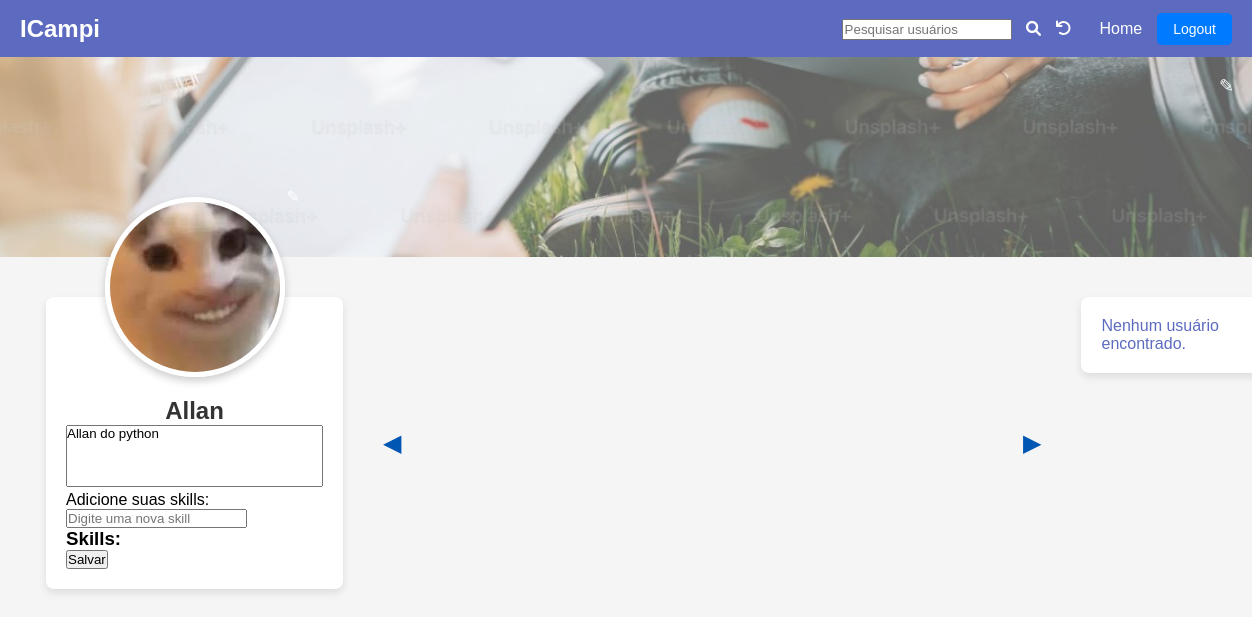
Screenshot of /profile/profile/Allan/ (signed in) with the database file from the repository.
### feed/models.py (models this page shows, shortened)
class Profile(models.Model):
    ROLE_CHOICES = (
        ('student', 'Student'),
        ('teacher', 'Teacher'),
    )
    user = models.OneToOneField(User, on_delete=models.CASCADE)
    role = models.CharField(max_length=7, choices=ROLE_CHOICES, default='student')
    matricula = models.CharField(max_length=9, validators=[MinLengthValidator(9)], unique=False)
    summary = models.TextField(max_length=500, help_text="Descreva seus conhecimentos aqui")
    profile_image = models.ImageField(upload_to='profile_images/', blank=True, null=True)
    profile_background_image = models.ImageField(upload_to='profile_backgrounds/', null=True, blank=True)
    hard_skills = models.ManyToManyField(Skill, blank=True)

### user_account/views.py (the view, shortened to what this page needs)
# urls.py: path('profile/', profile_view, name='profile'),  # Ação para a função view
@login_required
def profile(request, username):
    profile = get_object_or_404(Profile, user__username=username)
    return render(request, 'account/profile.html', {'profile': profile})

### user_account/templates/account/profile.html (shortened to what this page needs)
<!DOCTYPE html>
<html lang="en">
<head>
    {% load static %}
    <link rel="stylesheet" href="{% static 'css/style.css' %}">
    <link rel="stylesheet" href="{% static 'css/profile.css' %}">
    <link rel="stylesheet" href="https://cdnjs.cloudflare.com/ajax/libs/font-awesome/6.0.0-beta3/css/all.min.css" />
</head>
<body>
    <header>
        <h1>ICampi</h1>
        <nav>
            <div class="search-container">
                <form method="get" action=".">
                    <input type="text" name="q" value="{{ query }}" placeholder="Pesquisar usuários">
                    <button type="submit"style="background: none; border: none; cursor: pointer;"><i class="fas fa-search "></i></button>
                    <a href="{% url 'profile' %}" class="clear-search-btn">
                        <i class="fa fa-undo" aria-hidden="true"></i>
                    </a>
                </form>
            </div>
            <a href="{% url 'home' %}">Home</a>
            <form class="logout-form" action="{% url 'logout' %}" method="post">
                <button type="submit">Logout</button>
            </form>
        </nav>
    </header>
</body>
<div class="header-image">
    {% if profile.profile_background_image %}
        <img src="{{ profile.profile_background_image.url }}" alt="Foto de fundo">
    {% else %}
        <img src="/static/images/Imagem_Fundo_Perfil.jpeg" alt="Foto de fundo padrão">
    {% endif %}
    <form action="{% url 'edit_background' %}" method="POST" enctype="multipart/form-data" id="edit-background-form">
        <label for="file-upload-background" class="edit-icon-background">✎</label>
    </form>
</div>
<div class="container">
    <div class="profile-wrapper">
        {% if profile.profile_image %}
            <img src="{{ profile.profile_image.url }}" alt="Foto de perfil" class="avatar">
        {% else %}
            <img src="/static/images/Avatar_Padrão.jpeg" alt="Foto de perfil padrão" class="avatar">
        {% endif %}
        <form action="{% url 'edit_avatar' %}" method="POST" enctype="multipart/form-data" id="edit-avatar-form">
            <label for="file-upload-avatar" class="edit-icon-avatar">✎</label>
        </form>
        <div class="profile-container">
            <h2 class="username">{{ profile.user.username }}</h2>
            <form action="{% url 'edit_summary' %}" method="POST" id="edit-summary-form">
                <textarea name="summary" rows="4" cols="30" placeholder="Escreva um resumo sobre você..."
                          style="resize: none;"
                          onclick="showSaveButton()">{{ profile.summary }}</textarea>
            </form>
            <form action="{% url 'edit_hard_skills' %}" method="post">
                <label for="hard_skills">Adicione suas skills:</label>
                <input type="text" name="new_skill" placeholder="Digite uma nova skill" id="new-skill-input">
                <div id="hard-skills-list">
                    <h3>Skills:</h3>
                </div>
                <button type="submit">Salvar</button>
            </form>
        </div>
    </div>
    <div class="carousel-container">
        <button class="carousel-btn prev-btn">&#9664;</button>
        <button class="carousel-btn next-btn">&#9654;</button>
    </div>
       <div class="container2">
        <div class="contacts-container">
            {% if users %}
                {% for user in users %}
                <div class="contact">
                    {% if user.profile.profile_image %}
                        <img src="{{ user.profile.profile_image.url }}" alt="Foto de {{ user.username }}" class="contact-avatar">
                    {% else %}
                        <img src="/static/images/Avatar_Padrão.jpeg" alt="Foto de {{ user.username }}" class="contact-avatar">
                    {% endif %}
                    <span><a href="{% url 'chat_with_user' user.username %}">{{ user.username }}</a>
                    </span>
                    <a href="{% url 'profile' user.username %}">Ver Perfil</a>
                </div>
                <hr>
                {% endfor %}
            {% else %}
                <p>Nenhum usuário encontrado.</p>
            {% endif %}
        </div>
    </div>
</body>
</html>

### static/css/style.css (style rules this page uses)
header { background-color: #5c6bc0; color: white; padding: 10px 20px; display: flex; justify-content: space-between; align-items: center; }
header h1 { margin: 0; font-size: 24px; }
nav { display: flex; align-items: center; gap: 15px; }
nav a { color: white; text-decoration: none; margin: 0; }
.logout-form { display: inline; }
.logout-form button { background-color: #007bff; color: white; padding: 8px 16px; border: none; border-radius: 5px; font-size: 14px; cursor: pointer; transition: background-color 0.3s; }

### static/css/profile.css (style rules this page uses)
* { margin: 0; padding: 0; box-sizing: border-box; font-family: Arial, sans-serif; }
body { background-color: #f5f5f5; overflow-x: hidden; }
.container { display: flex; max-width: 1200px; margin: 20px auto; padding: 20px; gap: 30px; }
.profile-wrapper { position: relative; width: 300px; }
.profile-container { background-color: white; border-radius: 8px; padding: 60px 20px 20px; box-shadow: 0px 4px 8px rgba(0, 0, 0, 0.1); display: flex; flex-direction: column; align-items: center; position: relative; z-index: 1; }
.avatar { width: 180px; height: 180px; border-radius: 50%; border: 5px solid white; object-fit: cover; position: absolute; top: -100px; left: 50%; transform: translateX(-50%); z-index: 2; box-shadow: 0px 4px 8px rgba(0, 0, 0, 0.2); }
.username { font-size: 24px; font-weight: bold; margin-top: 40px; text-align: center; color: #333; }
.project-card h3, p { color: #5c6bc0; }
.contacts-container { width: 150%; background-color: white; border-radius: 8px; padding: 20px; display: flex; flex-direction: column; gap: 15px; max-height: 302px; overflow-y: auto; box-shadow: 0px 4px 8px rgba(0, 0, 0, 0.1); }
.header-image { width: 100%; height: 200px; position: relative; overflow: hidden; }
.header-image img { width: 100%; height: 100%; object-fit: cover; object-position: center; }
.edit-icon-background { position: absolute; top: 10px; right: 10px; color: white; padding: 8px; border-radius: 20px; font-size: 18px; cursor: pointer; text-align: center; }
.edit-icon-avatar { position: absolute; top: -115px; right: 50px; transform: translateX(50%); color: white; padding: 5px; border-radius: 50%; font-size: 16px; cursor: pointer; z-index: 3; }

### user_account/templates/account/profile.html (style rules this page uses)
.carousel-container { display: flex; align-items: center; position: relative; width: 200vw; overflow: hidden; }
.carousel-btn { background-color: transparent; border: none; font-size: 24px; cursor: pointer; position: absolute; top: 50%; transform: translateY(-50%); z-index: 10; }
.prev-btn { left: 10px; color: #0056b3; }
.next-btn { right: 10px; color: #0056b3; }
.search-container { display: flex; justify-content: center; align-items: center; }
.search-container input { width: 70%; padding: 1px; }
.search-container button { padding: 10px; font-size: 15px; color: #fff; border: none; border-radius: 5px; cursor: pointer; }

### rows the page displays
Profile: profile_image (picture), user.username "Allan", summary "Allan do python"
